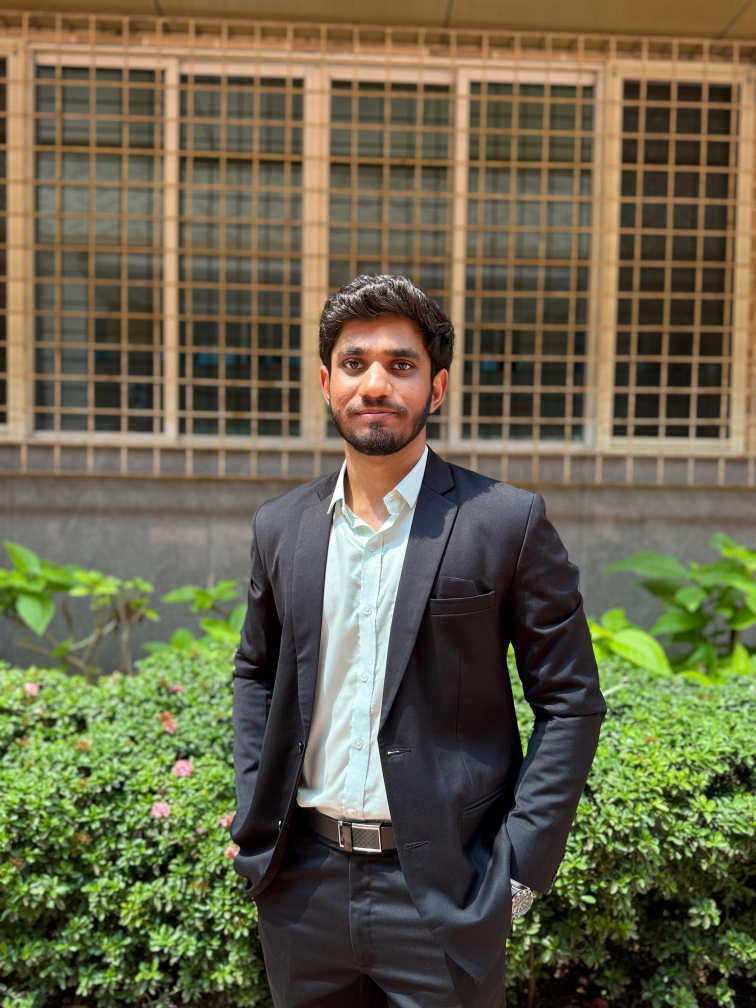
#> input picture Vatsal_Patel.JPG, 3024 x 4032 px (shown at 1/4 size)
$ python -i generate_ascii.py   (imports and definitions only)
#> lines starting #> are read from the running program, lines starting #| are printed output that depends on the picture
#!/usr/bin/env python3
"""Convert a source photo into an ASCII-art SVG portrait for a dark GitHub theme.

Usage:
    python generate_ascii.py <input_image> <output_svg> [--invert]

On a dark terminal theme, dense characters ("@") read as bright green and
spaces read as dark. That inverts tonality (dark pixels look bright). Pass
--invert when the subject is darker than the background so the figure renders
as the bright element.
"""
import sys

from PIL import Image, ImageOps

# Character ramp from darkest to lightest.
RAMP = "@%#*+=-:. "

# Target number of character columns.
COLS = 100

# Terminal characters are taller than they are wide; correct for it so the
# portrait is not vertically stretched.
FONT_ASPECT = 0.55

# SVG styling (GitHub dark theme).
BG_COLOR = "#0d1117"
FG_COLOR = "#39d353"
FONT_SIZE = 8          # px per character cell (height)
CHAR_WIDTH = FONT_SIZE * 0.6  # monospace advance width
PADDING = 16
CORNER_RADIUS = 12


def escape(text):
    """Escape XML-significant characters for SVG text content."""
    return text.replace("&", "&amp;").replace("<", "&lt;").replace(">", "&gt;")


def image_to_ascii(path, invert=False):
    """Return a list of ASCII rows for the given image."""
#> called with path = '../Vatsal_Patel.JPG', invert = False
    img = Image.open(path).convert("L")
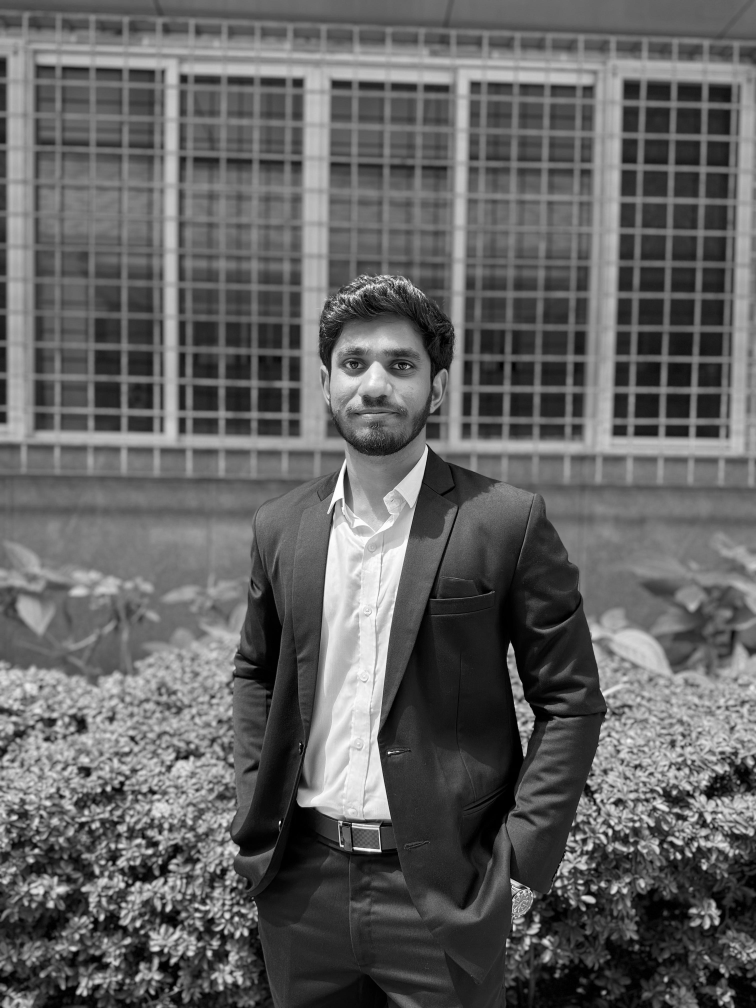
#> img: PIL image 3024x4032 L (shown at 1/4 size); min 0, max 255, mean 97.9
    # Stretch contrast so faces/figures separate from the background.
    img = ImageOps.autocontrast(img, cutoff=2)
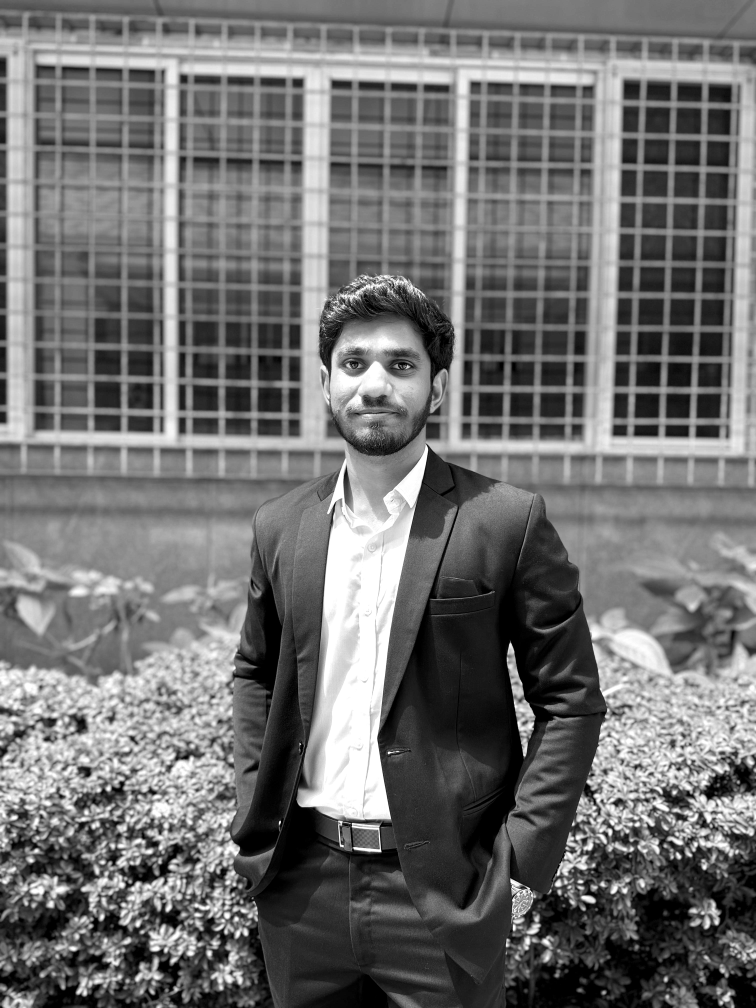
#> img: PIL image 3024x4032 L (shown at 1/4 size); min 0, max 255, mean 112.2
    width, height = img.size
#> width = 3024; height = 4032

    cols = COLS
    # Scale rows by the true image aspect ratio, corrected for font aspect.
    rows = max(1, int(cols * (height / width) * FONT_ASPECT))
#> rows = 73

    img = img.resize((cols, rows))
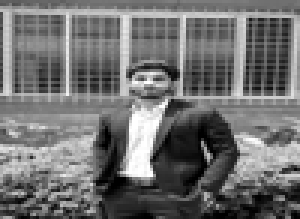
#> img: PIL image 100x73 L (shown 3 times larger); min 0, max 255, mean 112.3

    # Newer Pillow versions require materializing the pixel sequence with list().
    pixels = list(img.getdata())
#> pixels = 7300 values, max 255 at index 2749, min 0 at index 4335, mean 112.3

    ramp_len = len(RAMP)
    lines = []
    for r in range(rows):
        chars = []
        for c in range(cols):
            brightness = pixels[r * cols + c]
            if invert:
                brightness = 255 - brightness
            # Map 0..255 brightness onto the ramp (0 -> darkest char).
            idx = brightness * (ramp_len - 1) // 255
            chars.append(RAMP[idx])
        lines.append("".join(chars))
#> after the loop, lines = 73 items
    return lines


# [53 lines left out: functions ascii_to_svg, main, not called in this run]


# [2 lines not run here, left out]

>>> result = image_to_ascii('../Vatsal_Patel.JPG')
#> result = 73 items
